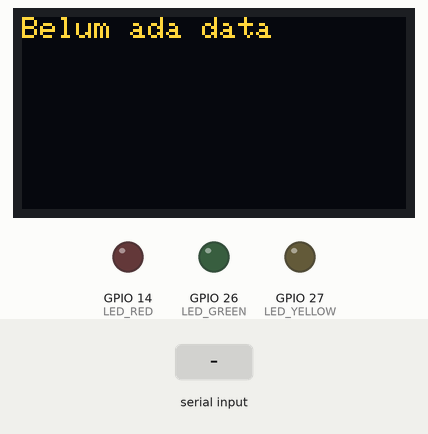
This sketch was run on a simulated ESP32. Parts: 128×64 one-colour display, output pins drawn as LEDs (lit = HIGH). The test bench sets the inputs (shaded band). The OLED is the two-colour kind (top 16 rows yellow); what the sketch prints to the serial monitor is not drawn.

Above: at 1.2 s.
1.3 s: "RED\n" received over Serial
At 1.8 s:
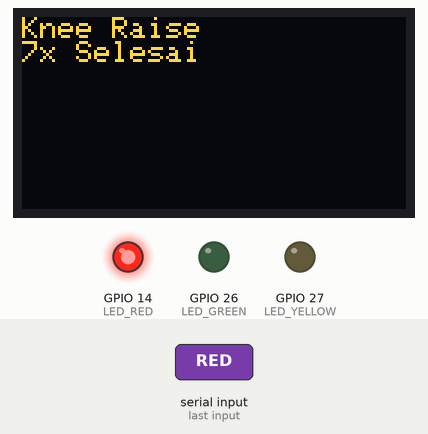
2.8 s: "YELLOW\n" received over Serial
At 4.0 s:
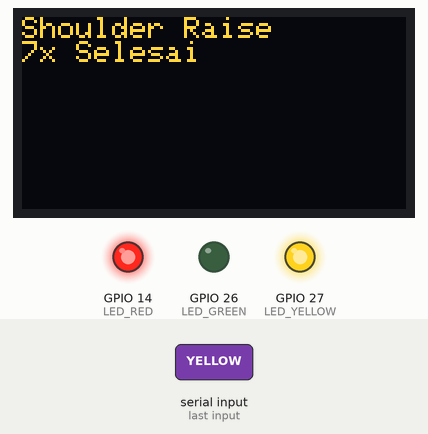
4.3 s: "GREEN\n" received over Serial
At 5.3 s:
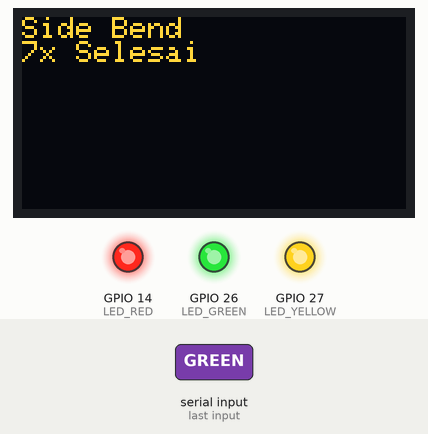
5.8 s: "SUCCESS\n" received over Serial
At 6.4 s:
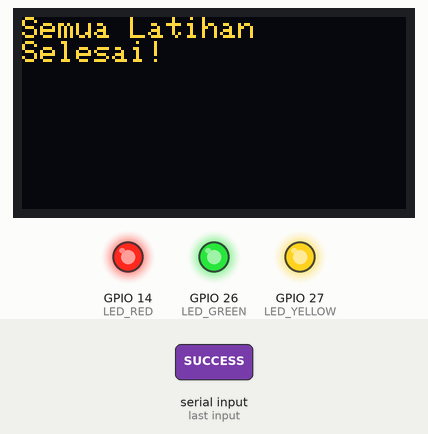
7.3 s: "1\n" received over Serial
At 8.8 s:
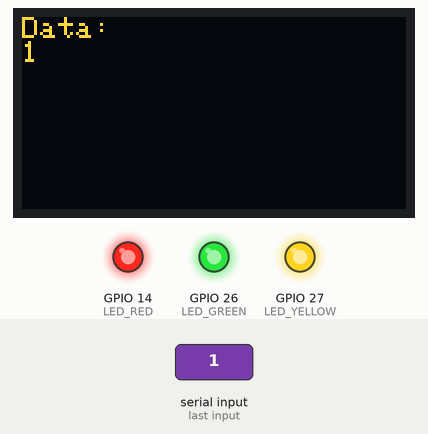
Timing chart, 0 to 9.8 s (numbered marks = the images above; inputs shaded):
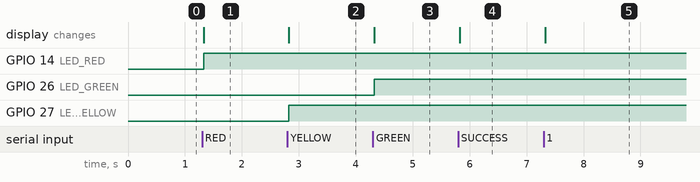

The sketch:

esp32_oled_workout.ino
```cpp
#include <Wire.h>
#include <Adafruit_GFX.h>
#include <Adafruit_SSD1306.h>

#define SCREEN_WIDTH 128
#define SCREEN_HEIGHT 64

Adafruit_SSD1306 display(SCREEN_WIDTH, SCREEN_HEIGHT, &Wire, -1);

// PIN LED – sesuaikan wiring kamu
#define LED_RED     14   // LED Merah  -> GPIO14
#define LED_YELLOW  27   // LED Kuning -> GPIO27
#define LED_GREEN   26   // LED Hijau  -> GPIO26

// Fungsi bantu untuk menampilkan tulisan di OLED
void showMessage(const char* line1, const char* line2 = "") {
  display.clearDisplay();
  display.setTextSize(1);
  display.setTextColor(WHITE);
  display.setCursor(0, 0);
  display.println(line1);
  if (line2 && line2[0] != '\0') {
    display.println(line2);
  }
  display.display();
}

void setup() {
  Serial.begin(115200);

  // Inisialisasi OLED
  if (!display.begin(SSD1306_SWITCHCAPVCC, 0x3C)) {
    // Kalau gagal, bisa debug via Serial:
    // Serial.println("Gagal inisialisasi OLED");
    return;
  }

  // Inisialisasi pin LED
  pinMode(LED_RED, OUTPUT);
  pinMode(LED_YELLOW, OUTPUT);
  pinMode(LED_GREEN, OUTPUT);

  // Matikan semua LED di awal
  digitalWrite(LED_RED, LOW);
  digitalWrite(LED_YELLOW, LOW);
  digitalWrite(LED_GREEN, LOW);

  // Pesan awal di OLED
  showMessage("Belum ada data");
  Serial.println("ESP32 siap, menunggu data serial...");
}

void loop() {
  if (Serial.available()) {
    String msg = Serial.readStringUntil('\n');
    msg.trim();  // buang spasi & newline

    if (msg.length() == 0) return;

    Serial.print("Terima dari PC: ");
    Serial.println(msg);

    if (msg == "RED") {
      // Knee Raise 7x
      showMessage("Knee Raise", "7x Selesai");
      digitalWrite(LED_RED, HIGH);
      // Kalau mau hanya 1 LED yang nyala, bisa:
      // digitalWrite(LED_YELLOW, LOW);
      // digitalWrite(LED_GREEN, LOW);
    }
    else if (msg == "YELLOW") {
      // Shoulder Front Raise 7x
      showMessage("Shoulder Raise", "7x Selesai");
      digitalWrite(LED_YELLOW, HIGH);
      // digitalWrite(LED_RED, LOW);
      // digitalWrite(LED_GREEN, LOW);
    }
    else if (msg == "GREEN") {
      // Side Bend 7x
      showMessage("Side Bend", "7x Selesai");
      digitalWrite(LED_GREEN, HIGH);
      // digitalWrite(LED_RED, LOW);
      // digitalWrite(LED_YELLOW, LOW);
    }
    else if (msg == "SUCCESS") {
      // Total rep >= 15
      showMessage("Semua Latihan", "Selesai!");
      // Kalau mau semua LED ON:
      // digitalWrite(LED_RED, HIGH);
      // digitalWrite(LED_YELLOW, HIGH);
      // digitalWrite(LED_GREEN, HIGH);
    }
    else {
      // Data lain, kalau nanti kamu kirim teks berbeda
      showMessage("Data:", msg.c_str());
    }
  }

  // Tidak pakai delay besar supaya respon ke serial tetap cepat
}
```

Measured:
- after the input at 1.3 s, GPIO 14 (LED_RED): LOW → HIGH at once; the display: first differs from a run without the input at once (image 1)
- after the input at 2.8 s, GPIO 27 (LED_YELLOW): LOW → HIGH at once; the display: first differs from a run without the input at once (image 2)
- after the input at 4.3 s, GPIO 26 (LED_GREEN): LOW → HIGH at once; the display: first differs from a run without the input at once (image 3)
- after the input at 5.8 s, the display: changes at once (image 4)
- after the input at 7.3 s, the display: changes at once (image 5)
